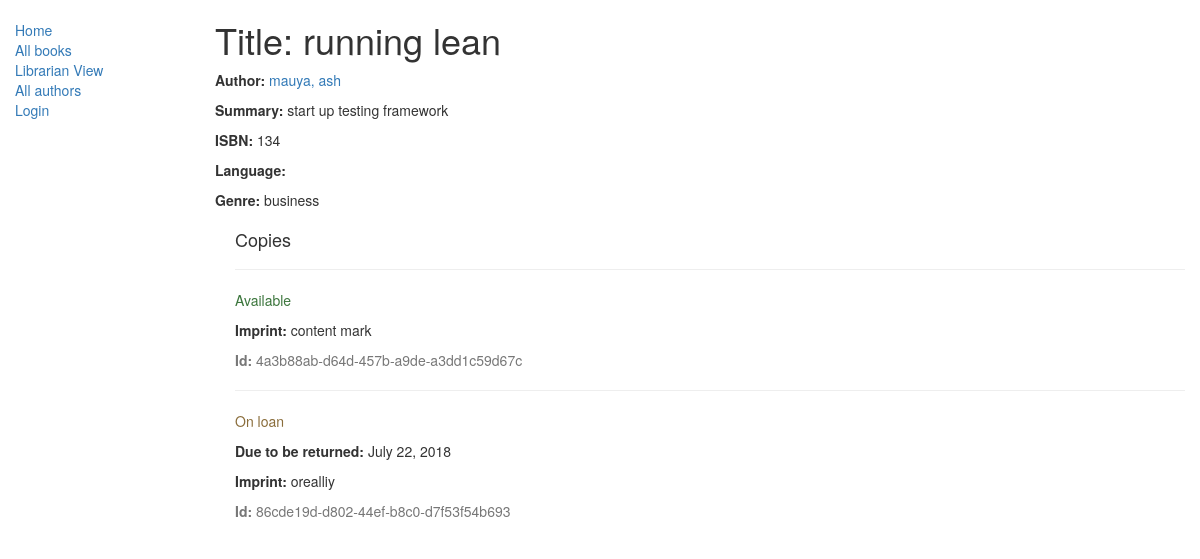
/catalog/book/1, run on the app's committed database.
### catalog/models.py (models this page shows, shortened)
class Book(models.Model):
    title = models.CharField(max_length=200)
    author = models.ForeignKey('Author', on_delete=models.SET_NULL, null=True)
    lanuage = models.ForeignKey(Language, on_delete=models.SET_NULL, null=True)
    summary = models.TextField(max_length=1000, help_text='Enter a brief description of the book')
    isbn = models.CharField('ISBN',max_length=13, help_text='13 Character <a href="https://www.isbn-international.org/content/what-isbn">ISBN number</a>')
    genre = models.ManyToManyField(Genre, help_text='Select a genre for this book')
    class Meta:
        permissions = (('librarian','student'),)

class Author(models.Model):
    first_name = models.CharField(max_length=100)
    last_name = models.CharField(max_length=100)
    date_of_birth = models.DateField(null=True, blank=True)
    date_of_death = models.DateField('Died', null=True, blank=True)
    class Meta:
        ordering = ["last_name","first_name"]
    def __str__(self):
        return '{0}, {1}'.format(self.last_name,self.first_name)

class Genre(models.Model):
	name = models.CharField(max_length=200,help_text="Enter a book Genre (eg Fiction Science French etc.)")
	def __str__(self):
		return self.name

class BookInstance(models.Model):
    id = models.UUIDField(primary_key=True, default=uuid.uuid4, help_text="Unique ID for this particular book across whole library")
    book = models.ForeignKey('Book', on_delete=models.SET_NULL, null=True)
    imprint = models.CharField(max_length=200)
    due_back = models.DateField(null=True, blank=True)
    borrower = models.ForeignKey(User, on_delete=models.SET_NULL, null=True, blank=True)
    LOAN_STATUS = (
        ('m', 'Maintenance'),
        ('o', 'On loan'),
        ('a', 'Available'),
        ('r', 'Reserved'),
    )
    status = models.CharField(max_length=1, choices=LOAN_STATUS, blank=True, default='m', help_text='Book availability')
    class Meta:
        ordering = ["due_back"]
        permissions = (("can_mark_returned", "Set book as returned"),)

### catalog/views.py (the view)
# urls.py: path('book/<int:pk>', views.BookDetailView.as_view(), name='book-detail'),
class BookDetailView(generic.DetailView):
    model = Book
    template_name = 'book_detail.html'

### catalog/templates/book_detail.html
{% extends "base_generic.html" %}
{% block content %}
  <h1>Title: {{ book.title }}</h1>
  <p><strong>Author:</strong> <a href="">{{ book.author }}</a></p>
  <p><strong>Summary:</strong> {{ book.summary }}</p>
  <p><strong>ISBN:</strong> {{ book.isbn }}</p>
  <p><strong>Language:</strong> {{ book.language }}</p>
  <p><strong>Genre:</strong> {% for genre in book.genre.all %} {{ genre }}{% if not forloop.last %}, {% endif %}{% endfor %}</p>
  <div style="margin-left:20px;margin-top:20px">
    <h4>Copies</h4>
    {% for copy in book.bookinstance_set.all %}
    <hr>
    <p class="{% if copy.status == 'a' %}text-success{% elif copy.status == 'm' %}text-danger{% else %}text-warning{% endif %}">{{ copy.get_status_display }}</p>
    {% if copy.status != 'a' %}<p><strong>Due to be returned:</strong> {{copy.due_back}}</p>{% endif %}
    <p><strong>Imprint:</strong> {{copy.imprint}}</p>
    <p class="text-muted"><strong>Id:</strong> {{copy.id}}</p>
    {% endfor %}
  </div>
{% endblock %}

### data on the page
Book: title "running lean", author "mauya, ash", summary "start up testing framework", isbn "134"
Genre: name "business"
BookInstance: status "Available", imprint "content mark", id "4a3b88ab-d64d-457b-a9de-a3dd1c59d67c"
BookInstance: status "On loan", due_back "July 22, 2018", imprint "orealliy", id "86cde19d-d802-44ef-b8c0-d7f53f54b693"
